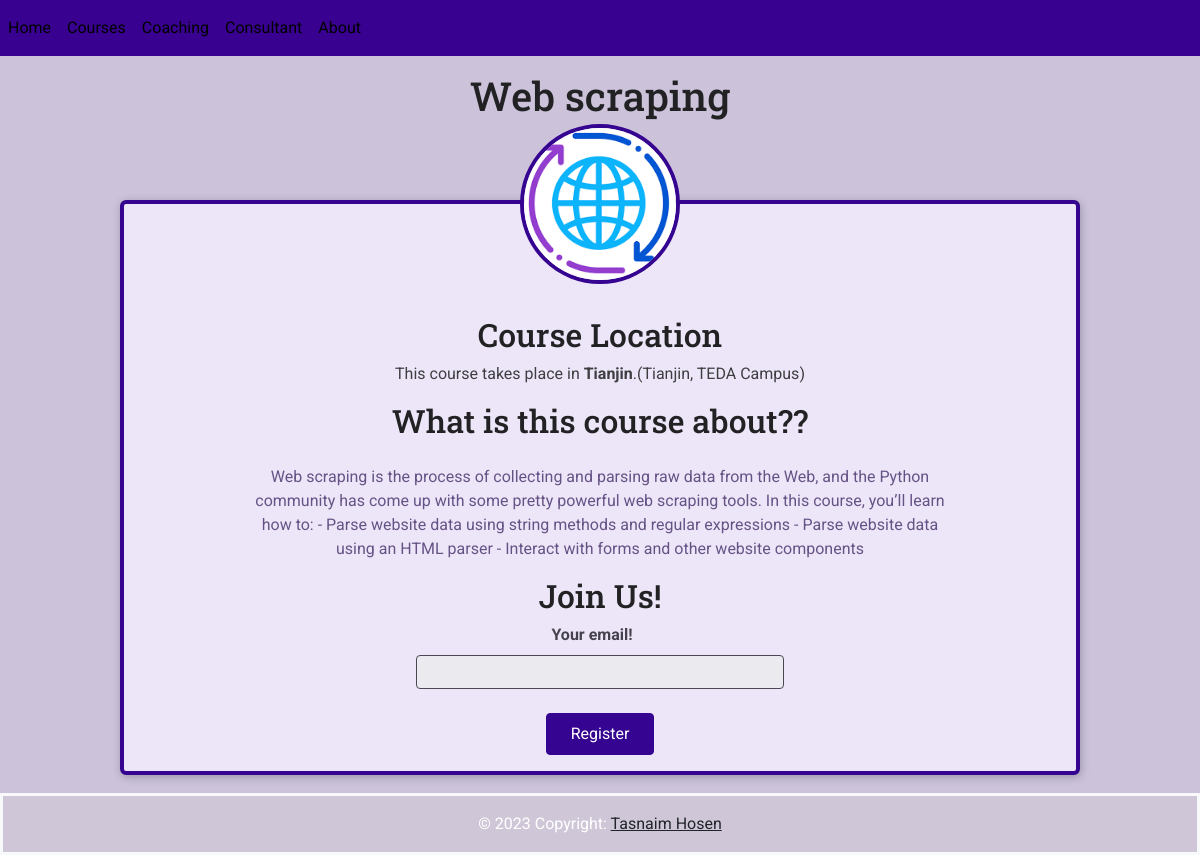
Screenshot of /bookings/web-scraping with the database file from the repository.
### bookings/models.py (models this page shows, shortened)
class Course(models.Model):
    title = models.CharField(max_length=200)
    organizer_email = models.EmailField()
    date = models.DateField()
    slug = models.SlugField(unique=True)
    teacher = models.TextField(max_length=300)
    description = models.TextField()
    image = models.ImageField(upload_to='images')
    location = models.ForeignKey(Location, on_delete=models.CASCADE)
    hours = models.TextField(max_length=20)
    participant = models.ManyToManyField(Participant, blank=True, null=True)

class Location(models.Model):
    name = models.CharField(max_length=200)
    address = models.CharField(max_length=300)

### bookings/views.py (the view, shortened to what this page needs)
# urls.py: path('bookings/<slug:course_slug>', views.courses_details, name='course-detail'),
def courses_details(request, course_slug):
    try:
        selected_course = Course.objects.get(slug=course_slug)
        if request.method == "GET":
            registration_form = RegistrationForm()
        return render(request, 'bookings/course-details.html', {
            'course_found': True,
            'course': selected_course,
            'form': registration_form
        })
    except Exception as e:
        return render(request, 'bookings/course-details.html',{
            'course_found' : False
        })

### bookings/forms.py
class RegistrationForm(forms.Form):
    email = forms.EmailField(label='Your email!')

### bookings/templates/bookings/course-details.html (shortened to what this page needs)
{% extends 'bookings/base/base.html' %}
{% load static %}
{% block site_css %}
<link rel="stylesheet" href="{% static 'bookings/styles/booking-details.css' %}">
{% endblock %}
{% block body %}
<h1>{{course.title}}</h1>
{% if course_found %}
   <article>
        <img id = "main-image" src="{{course.image.url}}" alt="{{course.title}}">
        <section id="location">
            <h2>Course Location</h2>
            <address>This course takes place in <span>{{course.location.name}}</span>.({{course.location.address}})</address>
        </section>
        <section id="details">
            <h2>What is this course about??</h2>
            <p>{{course.description}}</p>
            <footer>
                <p>Need more details? Please <a href="mailto:{{ organizer_email }}">contact the organizer</a>but do not hack us!!</p>
            </footer>
        </section>
        <section id="registration">
            <h2>Join Us!</h2>
            <form action="{% url 'course-detail' course.slug %}" method="POST">
                <ul>
                    {{ form.as_ul }}
                </ul>
                <div id="registration-actions">
                    <button>Register</button>
                </div>
            </form>
        </section>
    </article>
{% else %}
<p>No course found for this slug sorry!! </p>
{% endif %}
{% endblock %}

### bookings/static/bookings/styles/base.css (style rules this page uses)
* { box-sizing: border-box; }
body { font-family: 'Roboto', sans-serif; margin: 0; background-color: #ccc3db; color: #3e3e41; }
h1, h2, h3 { font-family: 'Roboto Slab', sans-serif; color: #222224; }
button, .btn { cursor: pointer; font: inherit; padding: 0.5rem 1.5rem; background-color: #350490; border: 1px solid #350490; color: white; border-radius: 4px; text-decoration: none; }

### bookings/static/bookings/styles/booking-details.css (style rules this page uses)
article { max-width: 60rem; margin: 5rem auto; border-radius: 6px; background-color: #ede6f8; border: 4px solid #350490; box-shadow: 1px 2px 8px rgba(0, 0, 0, 0.25); position: relative; padding: 1rem; text-align: center; }
#main-image { width: 10rem; height: 10rem; object-fit: cover; position: absolute; top: -5rem; left: calc(50% - 5rem); border-radius: 50%; border: 4px solid #350490; }
section:first-of-type { margin-top: 6rem; }
h2 { font-size: 2rem; }
address span { font-weight: bold; }
#details h2 { margin-bottom: 0.5rem; }
#details > p { color: #665386; padding: 1rem; border-radius: 4px; max-width: 80%; margin: auto; }
#details footer { color: #696472; }
#details footer a { color: #350490; text-decoration: none; font-weight: bold; }
#registration ul { list-style: none; margin: 0; padding: 0; }
#registration label { font-weight: bold; color: #46424d; margin-right: 1rem; display: block; margin-bottom: 0.5rem; }
#registration input { font: inherit; width: 40%; background-color: #ebeaee; border: 1px solid #4b4753; border-radius: 4px; padding: 0.25rem; }
#registration-actions { margin-top: 1.5rem; }

### bookings/templates/bookings/base/base.html (style rules this page uses)
h1 { text-align: center; }
h2 { text-align: center; }
footer { position: fixed; left: 0; bottom: 0; width: 100%; text-align: center; padding: 3px; color: white; }

### rows the page displays
Course: title "Web scraping", image (picture), location.name "Tianjin", location.address "Tianjin, TEDA Campus", description "Web scraping is the process of collecting and parsing raw data from the Web, and the Python community has come up with some pretty powerful web scraping tools. In this course, you’ll learn how to: - Parse website data using string methods and regular expressions - Parse website data using an HTML parser - Interact with forms and other website components"
